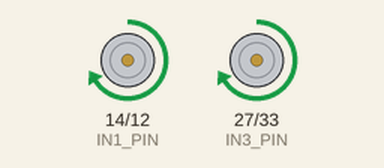
Recording of a sketch running on a simulated ESP32. On the bench: motor-driver pin pairs drawn as motors (green arrow = first pin HIGH = forward, orange = second pin HIGH = backward, longer = more drive). What the sketch prints to the serial monitor is not drawn.

Above: at 1.0 s.
At 2.5 s:
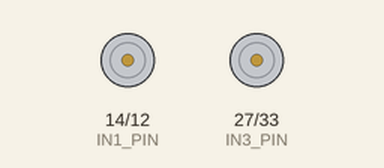
At 4.0 s:
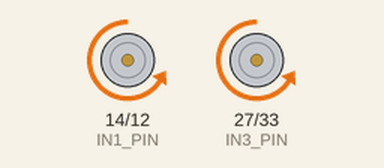
Timing chart, 0 to 7.8 s (numbered marks = the images above):
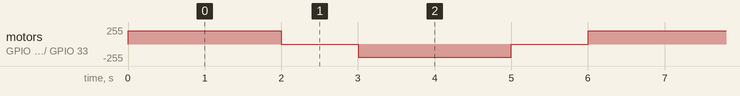

Measured:
- by itself, motor on GPIO 14 (IN1_PIN) / GPIO 12 (IN2_PIN), motor on GPIO 27 (IN3_PIN) / GPIO 33 (IN4_PIN): repeats every 6.0 s: stopped 1.0 s, backward 199/255 2.0 s, stopped 1.0 s, forward 199/255 2.0 s

The sketch:

sample0526.ino
```cpp
/*
  DualMotorDemo.ino - DRV8835 + ESP32 動作デモ
  ------------------------------------------------
  MotorDriver クラスを使って 2 基の DC モータを
  前進 → 停止 → 後退 を 2 秒ごとに繰り返すサンプルです。

  【配線】
    モータA: IN1 = GPIO14, IN2 = GPIO12
    モータB: IN3 = GPIO27, IN4 = GPIO33

  MotorDriver ライブラリの使い方:
    1. setup() 内で MotorDriver::begin() を呼んで PWM を初期化
    2. モータ制御は MotorDriver::setMotor(モータ番号, 速度) を使用
       ・モータ番号: 0 = A, 1 = B
       ・速度: -255 (最大逆転) ～ 255 (最大前進)
    3. MotorDriver::stopAll() で両モータを同時に停止
*/

#include "MotorDriver.h"  // ヘッダファイルをインクルード

void setup() {
  Serial.begin(115200);           // シリアルモニタ初期化（デバッグ用）
  MotorDriver::begin();           // モータードライバ初期化
  Serial.println("DRV8835 demo ready");
}

void loop() {
  // === 前進 ===
  MotorDriver::setMotor(0, 200);  // モータA 正転 (約80%出力)
  MotorDriver::setMotor(1, 200);  // モータB 正転
  delay(2000);                    // 2 秒待機

  // === 停止（ブレーキ）===
  MotorDriver::stopAll();         // 両モータ停止
  delay(1000);                    // 1 秒待機

  // === 後退 ===
  MotorDriver::setMotor(0, -200); // モータA 逆転
  MotorDriver::setMotor(1, -200); // モータB 逆転
  delay(2000);                    // 2 秒待機

  // === 停止 ===
  MotorDriver::stopAll();         // 両モータ停止
  delay(1000);
}
```

MotorDriver.h
```cpp
//=====================================================================
//  MotorDriver.h - DRV8835（デュアル DC モータドライバ）用ヘルパークラス
//  -------------------------------------------------------------------
//  Arduino‑ESP32 v3.0 以降の新 LEDC API 対応版
//    * ledcSetup / ledcAttachPin は削除 → ledcAttach() に統合
//    * ledcWrite() の第 1 引数は channel ではなく pin
//  公式ガイド: https://docs.espressif.com/projects/arduino-esp32/en/latest/migration_guides/2.x_to_3.0.html#ledc
//
//  【接続】
//    DRV8835 IN1 → GPIO14  (モータA 前進)
//              IN2 → GPIO12 (モータA 後退)
//              IN3 → GPIO27 (モータB 前進)
//              IN4 → GPIO33 (モータB 後退)
//
//  【使い方】
//    MotorDriver::begin();              // setup() で 1 回呼び出す
//    MotorDriver::setMotor(0, 150);     // モータA を正転 150/255
//    MotorDriver::setMotor(1, -200);    // モータB を逆転 200/255
//    MotorDriver::stopAll();            // 全停止
//
//  周波数 / 分解能は begin() の引数で変更可（デフォルト 20 kHz / 8 bit）。
//=====================================================================

#ifndef MOTOR_DRIVER_H
#define MOTOR_DRIVER_H

#include <Arduino.h>

class MotorDriver {
public:
  //-------------------------------------------------------------------
  // ドライバ入力ピン（定数）
  //-------------------------------------------------------------------
  static constexpr uint8_t IN1_PIN = 14;   // モータA : 正転
  static constexpr uint8_t IN2_PIN = 12;   // モータA : 逆転
  static constexpr uint8_t IN3_PIN = 27;   // モータB : 正転
  static constexpr uint8_t IN4_PIN = 33;   // モータB : 逆転

  //-------------------------------------------------------------------
  // 初期化
  //   freq       : PWM 周波数 [Hz] (1 ～ 40 MHz / 20 kHz 推奨)
  //   resolution : PWM 分解能 [bit] (1 ～ 20 bit) 8bit→0‑255
  //-------------------------------------------------------------------
  static void begin(uint32_t freq = 20000, uint8_t resolution = 8) {
    // 4 つのピンを LEDC に登録（チャンネルは自動割当て）
    ledcAttach(IN1_PIN, freq, resolution);
    ledcAttach(IN2_PIN, freq, resolution);
    ledcAttach(IN3_PIN, freq, resolution);
    ledcAttach(IN4_PIN, freq, resolution);

    // 初期 duty = 0（停止）
    ledcWrite(IN1_PIN, 0);
    ledcWrite(IN2_PIN, 0);
    ledcWrite(IN3_PIN, 0);
    ledcWrite(IN4_PIN, 0);
  }

  //-------------------------------------------------------------------
  // モータ制御
  //   motor : 0 = モータA, 1 = モータB
  //   speed : -255 ～ 255（負: 逆転, 正: 正転, 0: 停止）
  //-------------------------------------------------------------------
  static void setMotor(uint8_t motor, int16_t speed) {
    speed = constrain(speed, -255, 255);
    uint8_t duty = abs(speed);

    // モータごとの正転 / 逆転ピンを取得
    uint8_t pinFwd = (motor == 0) ? IN1_PIN : IN3_PIN;
    uint8_t pinRev = (motor == 0) ? IN2_PIN : IN4_PIN;

    if (speed > 0) {
      // 正転: 前進ピンに duty、後退ピンは 0
      ledcWrite(pinFwd, duty);
      ledcWrite(pinRev, 0);
    } else if (speed < 0) {
      // 逆転: 後退ピンに duty、前進ピンは 0
      ledcWrite(pinFwd, 0);
      ledcWrite(pinRev, duty);
    } else {
      // 停止: 両ピン 0
      ledcWrite(pinFwd, 0);
      ledcWrite(pinRev, 0);
    }
  }

  //-------------------------------------------------------------------
  // 全モータ停止
  //-------------------------------------------------------------------
  static void stopAll() {
    ledcWrite(IN1_PIN, 0);
    ledcWrite(IN2_PIN, 0);
    ledcWrite(IN3_PIN, 0);
    ledcWrite(IN4_PIN, 0);
  }
};

#endif // MOTOR_DRIVER_H
```
